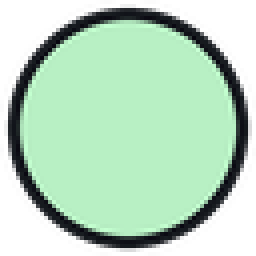
#> input picture docs/design-brief/pins/disc_farm_D3.png, 64 x 64 px, given in place of WoWScrnShot_112426_103914.jpg, which was not available (shown 4 times larger)
$ python make_discs.py
#> lines starting #> are read from the running program, lines starting #| are printed output that depends on the picture
# Questie-style option: item icon on a small light disc. Backdrop textures + a mock on Simon's real map.
# Run from the scratchpad folder that holds map_crop.png and find_skulls.py.
from PIL import Image, ImageDraw, ImageFilter
import ast, subprocess, sys, os
P=os.path.dirname(os.path.abspath(__file__))+'/'
SS=8; N=64
DARK=(20,23,28)
TINT={'target':(236,214,160),'farm':(184,240,196)}   # light brass / light green, tints of #C9A24A and #4FD36A
def disc(tint,style):
  big=N*SS; im=Image.new('RGBA',(big,big)); d=ImageDraw.Draw(im)
  if style=='glow':      # soft feathered disc, like Questie's markers
    m=Image.new('L',(big,big),0); ImageDraw.Draw(m).ellipse((6*SS,6*SS,big-6*SS,big-6*SS),fill=255)
    m=m.filter(ImageFilter.GaussianBlur(5*SS)); im=Image.new('RGBA',(big,big),tint+(255,)); im.putalpha(m)
  else:                  # solid disc with a thin dark rim
    d.ellipse((2*SS,2*SS,big-2*SS,big-2*SS),fill=DARK+(255,)); d.ellipse((5*SS,5*SS,big-5*SS,big-5*SS),fill=tint+(255,))
  return im.resize((N,N),Image.LANCZOS)
def pin(icon,tint,style,square):
  im=disc(tint,style); s=34 if square else 40
  ic=icon.convert('RGBA').resize((s,s),Image.LANCZOS)
  if not square:
    m=Image.new('L',(s*SS,s*SS),0); ImageDraw.Draw(m).ellipse((0,0,s*SS-1,s*SS-1),fill=255); ic.putalpha(m.resize((s,s),Image.LANCZOS))
  im.alpha_composite(ic,((N-s)//2,(N-s)//2)); return im
opts=[('D1','glow',True,'soft glow, square icon (closest to Questie)'),
      ('D2','glow',False,'soft glow, round icon'),
      ('D3','rim',False,'light disc with dark rim, round icon')]
shot=Image.open(r'Z:/Blizzard/World of Warcraft/_forever_/Screenshots/WoWScrnShot_112426_103914.jpg')
#> shot is the input picture: PIL image 64x64 RGBA; mean R, G, B, A 106.4, 138.4, 114.5, 176.6
silk=shot.crop((22,842,38,858))
#> silk: PIL image 16x16 RGBA; every value is 0
herb=Image.new('RGB',(16,16),(60,150,50)); ore=Image.new('RGB',(16,16),(130,130,140))
#> after `herb = Image.new('RGB', (16, 16), (60, 150, 50))`:
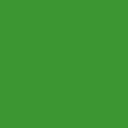
#> herb: PIL image 16x16 RGB (shown 8 times larger); mean R, G, B 60, 150, 50
#> after `ore = Image.new('RGB', (16, 16), (130, 130, 140))`:
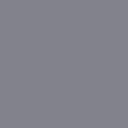
#> ore: PIL image 16x16 RGB (shown 8 times larger); mean R, G, B 130, 130, 140
for k,st,sq,_ in opts:
  for role in TINT:
    disc(TINT[role],st).save(P+f'disc_{role}_{k}.png')
#> this loop made 3 passes
#> pass 1, in disc, `m = m.filter(ImageFilter.GaussianBlur(5 * SS))`:
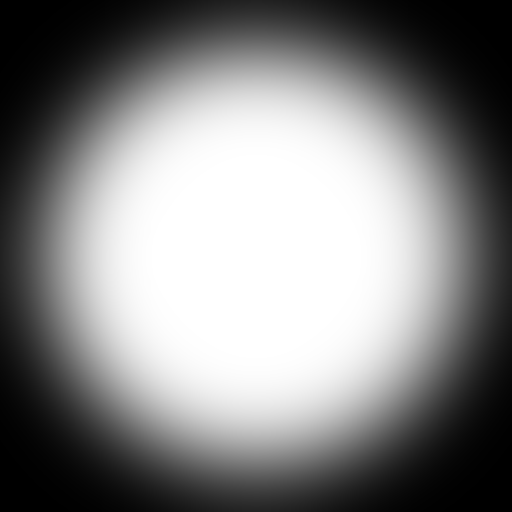
#> m: PIL image 512x512 L; min 0, max 255, mean 131.9
#> pass 1, in disc, `im = Image.new('RGBA', (big, big), tint + (255,))`:
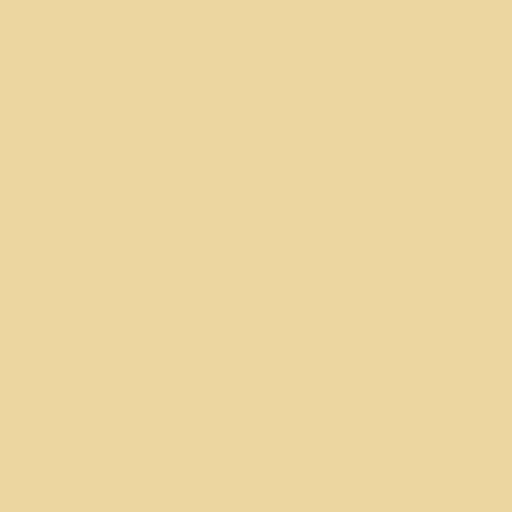
#> im: PIL image 512x512 RGBA; mean R, G, B, A 236, 214, 160, 255
base=Image.open('map_crop.png').convert('RGBA')
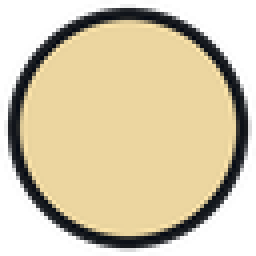
#> base: PIL image 64x64 RGBA (shown 4 times larger); mean R, G, B, A 135.6, 123.8, 94.3, 176.6; transparent parts drawn white
#> (the run stopped early here; a loop or call above may not have finished)
